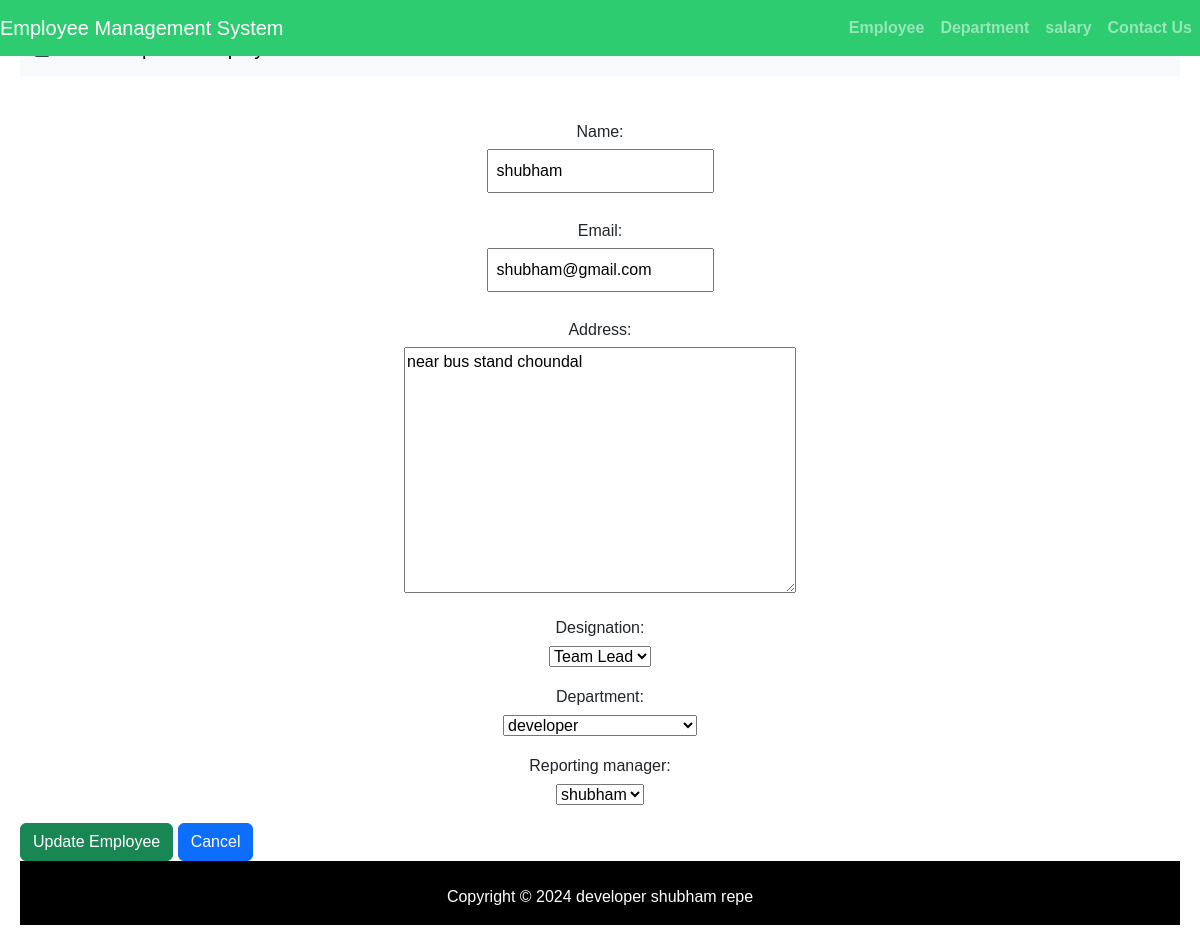
The app's page /7/update/ with its own data.
### emp_app/models.py (models this page shows)
class Employee(models.Model):
    DESIGNATION_CHOICES = [
        ('Associate', 'Associate'),
        ('TL', 'Team Lead'),
        ('Manager', 'Manager'),
    ]
    name = models.CharField(max_length=255)
    email = models.EmailField()
    address = models.TextField()
    designation = models.CharField(max_length=20, choices=DESIGNATION_CHOICES)
    department = models.ForeignKey(Department, on_delete=models.CASCADE)
    reporting_manager = models.ForeignKey('self', on_delete=models.SET_NULL, null=True, blank=True)
    def __str__(self):
        return self.name

class Department(models.Model):
    name = models.CharField(max_length=255)
    floor = models.IntegerField()
    def __str__(self):
        return self.name

### emp_app/views.py (the view)
# urls.py: path('<int:emp_id>/update/', views.update_employee, name='update_employee'),
def update_employee(request, emp_id):
    employee = get_object_or_404(Employee, id=emp_id)
    if request.method == 'POST':
        form = EmployeeForm(request.POST, instance=employee)
        if form.is_valid():
            form.save()
            return redirect('emp_l')
    else:
        form = EmployeeForm(instance=employee)
    return render(request, 'update_emp.html', {'form': form, 'employee': employee})

### emp_app/forms.py
class EmployeeForm(forms.ModelForm):
    class Meta:
        model = Employee
        fields = '__all__'
    def __init__(self, *args, **kwargs):
        super(EmployeeForm, self).__init__(*args, **kwargs)

### emp_app/templates/update_emp.html (shortened to what this page needs)
{% extends 'homebase.html' %}
{% load static %}
{% block content %}
<!DOCTYPE html>
<html lang="en">
<head>
    <link href="https://cdn.jsdelivr.net/npm/bootstrap@5.3.2/dist/css/bootstrap.min.css" rel="stylesheet">
    <link rel="stylesheet" href="https://cdn.jsdelivr.net/npm/bootstrap-icons@1.11.3/font/bootstrap-icons.min.css">
</head>
<body>
    <nav class="navbar bg-body-tertiary">
        <div class="container-fluid">
          <a class="navbar-brand" href="{% url 'index' %}">
          </a>
        </div>
      </nav>
      <br>
    <form method="post" action="">
        {{ form.as_p }}
        <button type="submit" class="btn btn-success">Update Employee</button>
        <a href="{% url 'emp_l' %}"><button type="button" class="btn btn-primary">Cancel</button></a>
    </form>
</body>
</html>
{% endblock content %}

### emp_app/templates/navbar.html (style rules this page uses)
.navbar-brand { font-size: 20px; font-family: sans-serif; }

### emp_app/templates/update_emp.html (style rules this page uses)
body { font-family: Arial, sans-serif; margin: 20px; }
form { margin-top: 20px; }
label { display: block; margin-bottom: 5px; }
input { padding: 8px; margin-bottom: 10px; }
button { padding: 10px 20px; background-color: #4CAF50; color: white; border: none; border-radius: 4px; cursor: pointer; }

### emp_app/templates/footer.html (style rules this page uses)
p { text-align: center; }

### records on screen
Employee: name "shubham", email "shubham@gmail.com", address "near bus stand choundal", designation "Team Lead", department "developer", reporting_manager "shubham"
